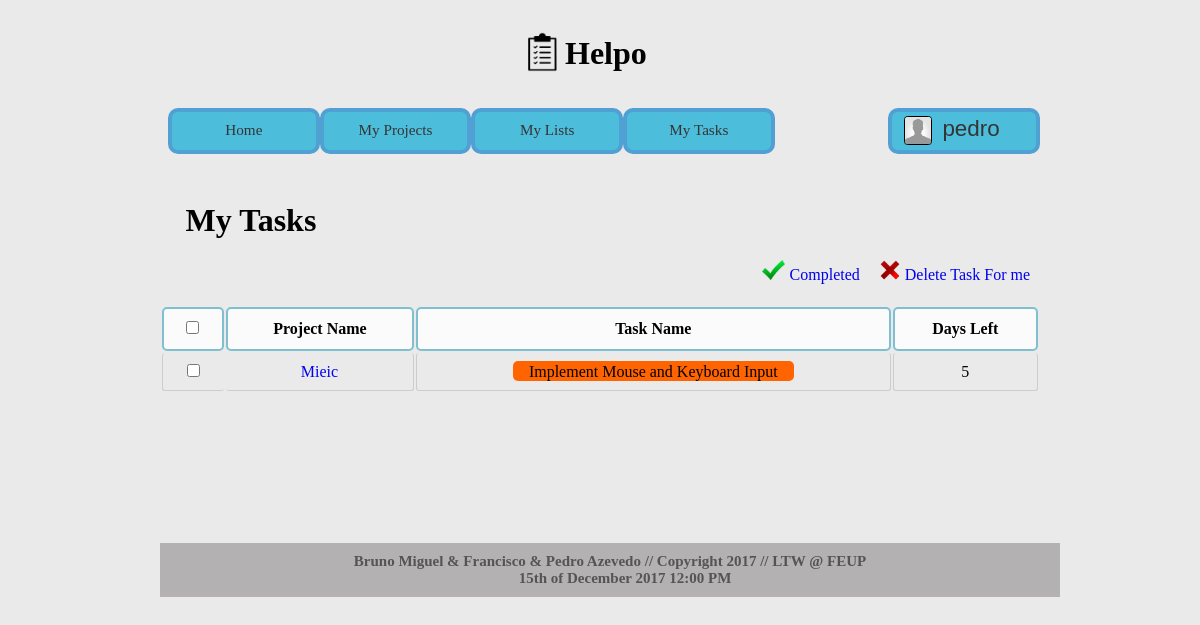
The page /mytasks.php?id=2 (signed in) on the database as committed earlier.
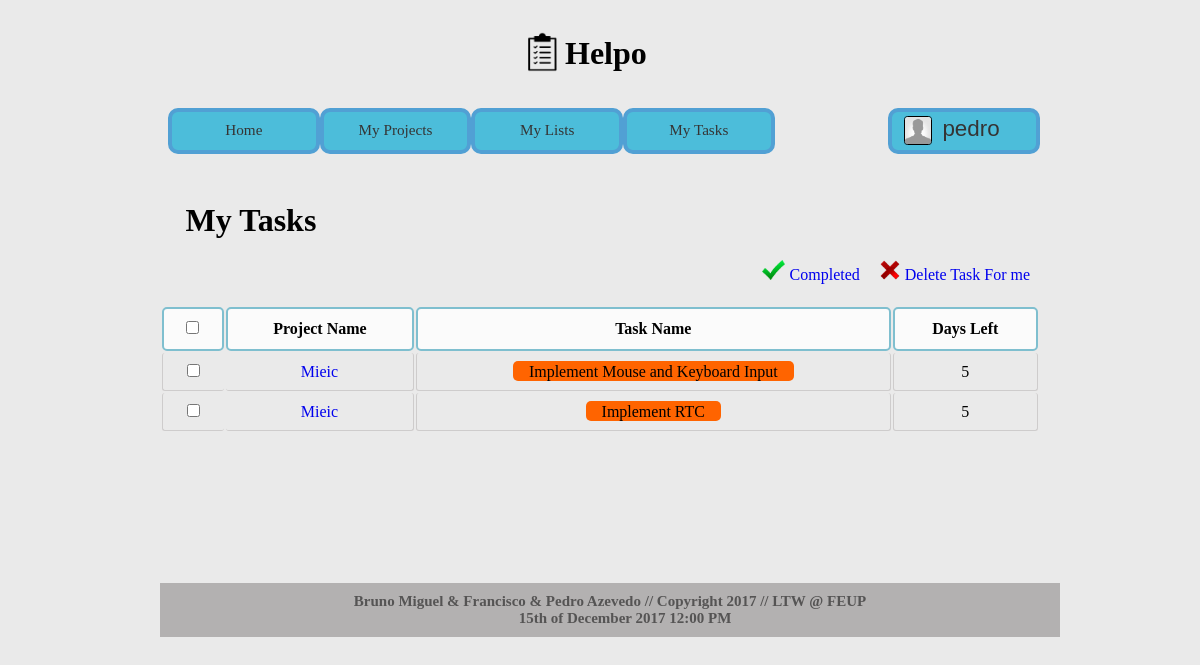
The same page on the database as committed later.
### tables this page shows
CREATE TABLE projectTaskUsers (
	project_id 	INTEGER REFERENCES projects,
	task_id 	INTEGER REFERENCES tasks,
	user_id 	INTEGER REFERENCES users,
	
	PRIMARY KEY (project_id, task_id, user_id)
);

CREATE TABLE projects (
	project_id 		INTEGER PRIMARY KEY AUTOINCREMENT,
	project_name 	VARCHAR(50) NOT NULL,
	user_id 		INTEGER REFERENCES users
);

CREATE TABLE tasks (
	task_id 			INTEGER PRIMARY KEY AUTOINCREMENT,
	task_name 			VARCHAR(50) NOT NULL,
	task_description	VARCHAR(500),
	task_completed		INTEGER NOT NULL, /*0 not completed 1 completed (false,true)*/
	limit_day			INTEGER NOT NULL,
	limit_month			INTEGER NOT NULL,
	limit_year			INTEGER NOT NULL
);

### mytasks.php (called while the page is built, shortened)
<?php
$mytasks_section = "mytasks";
include_once('./templates/html_header.php');
include_once('./templates/html_mytasks.php');
include_once('./templates/html_footer.php');
?>

### database/db.php (called while the page is built, shortened)
<?php
    class Database {
        private $database;
        public function __construct($sqlite_file_path) {
            try {
                $this->base_path = $_SERVER['SERVER_NAME'] . $_SERVER['PHP_SELF'];
                $this->database = new PDO('sqlite:' . $sqlite_file_path);
                $this->database->setAttribute(PDO::ATTR_ERRMODE, PDO::ERRMODE_EXCEPTION);
            }
            catch (PDOException $e) {
                echo 'Connection to database failed: ' . $e->getMessage();
            }
        }
		public function get_project_by_project_id($project_id) {
			$statement = $this->database->prepare('SELECT * FROM projects WHERE project_id = ?');
			$statement->execute(array($project_id));
			return $statement->fetch();
		}
		public function get_tasks_from_user($user_id) {
			$statement = $this->database->prepare('SELECT * FROM projectTaskUsers WHERE user_id = ?');
			$statement->execute(array($user_id));
			return $statement->fetchAll();
		}
		public function getTaskFromTaskId($task_id)
        {
            $statement = $this->database->prepare('SELECT * FROM tasks WHERE task_id= ?');
            $statement->execute(array($task_id));
            return $statement->fetch();
        }
		public function get_completed_from_task_id($task_id)
        {
            $statement = $this->database->prepare('SELECT * FROM tasks WHERE task_id= ?');
            $statement->execute(array($task_id));
            return $statement->fetch();
        }
    }
?>

### templates/actions/action_color_task.php (called while the page is built, shortened)
<?php
  function get_color($task_id){
	include_once('./database/db.php');
	$db = new Database('./database/helpo.db');
	$task = $db->get_completed_from_task_id($task_id);
	if($task['task_completed'] == 1){
		$string = "green";
	} else{
		$today_year = idate("Y");
		$today_month = idate("m");
		$today_day = idate("d");
		$dataL = $task['limit_year']*365 + $task['limit_month'] * 30.4 + $task['limit_day'];
		$dataH = $today_year*365 + $today_month*30.4 + $today_day;
		$days = $dataL - $dataH;
		if($days>= 0 && $days < 5){
			$color = 50;
		} else if($days >= 5 && $days < 10){
			$color=100;
		} else if($days >= 10 && $days < 20){
			$color=150;
		} else if($days >= 20 && $days <31){
			$color=200;
		} else if($days >= 31){
			$color=255;
		} else{
			$color = 0;
		}
		$string = "rgb(255,".$color.",0)";
	}
    return $string;
  }
  function get_days($task_id){
	include_once('./database/db.php');
	$db = new Database('./database/helpo.db');
	$task = $db->get_completed_from_task_id($task_id);
	if($task['task_completed'] == 1){
		$days= "DONE";
	} else{
		$today_year = idate("Y");
		$today_month = idate("m");
		$today_day = idate("d");
		$dataL = ($task['limit_year'])*365 + ($task['limit_month']) * (365/12) + $task['limit_day'];
		$dataH = ($today_year)*365 + ($today_month)*(365/12) + $today_day;
		$days = $dataL - $dataH;
		$days = round($days);
	}
    return $days;
  }

### templates/html_mytasks.php (the view, shortened to what this page needs)
<?
include_once('./templates/actions/action_color_task.php');
include_once('./database/db.php');
$db = new Database('./database/helpo.db');
?>
<div id="mytasks">
<h1>My Tasks</h1>
<div id="mytaskscontent">
    <a href="#"><div class="button" id="delete"><img src="./images/delete-icon.png"/>Delete Task For me</div></a>
	<a href="#"><div class="button" id="completed"><img src="./images/check_mark.png"/>Completed</div></a>
<form>
  <table class="list mytaskslist" id="<? echo $mytasks_section; ?>table" >
    <tr>
      <td><input class="checkboxcontrol" type="checkbox"/></td>
      <td>Project Name</td>
	  <td>Task Name</td>
	  <td>Days Left</td>
    </tr><?
	$alltasks = $db->get_tasks_from_user($_GET['id']);
	foreach($alltasks as $alltask){
		$project = $db->get_project_by_project_id($alltask['project_id']);
		$task = $db->getTaskFromTaskId($alltask['task_id']);
		echo '<tr>';
		echo '<td><input id="' . $task['task_id'] . '" type="checkbox"/></td>';
		echo '<td><a id="' . $project['project_name'] . '"href="projects.php?id=' . $project['project_id'] . '"  >' . $project['project_name'] .'</a></td>';
		echo '<td><a id="' . $task['task_name'] .'"style="background-color: ';
		echo get_color($task['task_id']);
		echo '">' . $task['task_name'] . '</a></td>';
		echo '<td>'.get_days($task['task_id']).'</td>';
		echo '</tr>';
	}
?></table>
</form>
</div>
</div>

Rows that differ between the two databases and show on the page:
added projecttaskusers: project.project_name "Mieic", task.task_name "Implement RTC", task.task_id "5"
